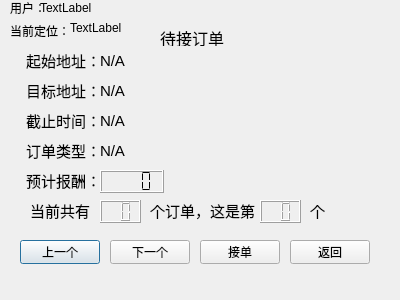
<?xml version="1.0" encoding="UTF-8"?>
<ui version="4.0">
 <class>message_view2</class>
 <widget class="QDialog" name="message_view2">
  <property name="geometry">
   <rect>
    <x>0</x>
    <y>0</y>
    <width>400</width>
    <height>300</height>
   </rect>
  </property>
  <property name="windowTitle">
   <string>Dialog</string>
  </property>
  <widget class="QLabel" name="label_7">
   <property name="geometry">
    <rect>
     <x>30</x>
     <y>200</y>
     <width>71</width>
     <height>21</height>
    </rect>
   </property>
   <property name="font">
    <font>
     <pointsize>11</pointsize>
    </font>
   </property>
   <property name="text">
    <string>当前共有</string>
   </property>
  </widget>
  <widget class="QPushButton" name="pushButton">
   <property name="geometry">
    <rect>
     <x>20</x>
     <y>240</y>
     <width>80</width>
     <height>24</height>
    </rect>
   </property>
   <property name="text">
    <string>上一个</string>
   </property>
  </widget>
  <widget class="QLabel" name="label_5">
   <property name="geometry">
    <rect>
     <x>23</x>
     <y>140</y>
     <width>81</width>
     <height>20</height>
    </rect>
   </property>
   <property name="font">
    <font>
     <pointsize>11</pointsize>
    </font>
   </property>
   <property name="text">
    <string>订单类型：</string>
   </property>
   <property name="alignment">
    <set>Qt::AlignCenter</set>
   </property>
  </widget>
  <widget class="QLabel" name="label_8">
   <property name="geometry">
    <rect>
     <x>150</x>
     <y>200</y>
     <width>171</width>
     <height>21</height>
    </rect>
   </property>
   <property name="font">
    <font>
     <pointsize>11</pointsize>
    </font>
   </property>
   <property name="text">
    <string>个订单，这是第</string>
   </property>
  </widget>
  <widget class="QLabel" name="type">
   <property name="geometry">
    <rect>
     <x>100</x>
     <y>140</y>
     <width>281</width>
     <height>21</height>
    </rect>
   </property>
   <property name="font">
    <font>
     <pointsize>11</pointsize>
    </font>
   </property>
   <property name="text">
    <string>N/A</string>
   </property>
  </widget>
  <widget class="QLCDNumber" name="total">
   <property name="geometry">
    <rect>
     <x>100</x>
     <y>200</y>
     <width>41</width>
     <height>23</height>
    </rect>
   </property>
   <property name="digitCount">
    <number>2</number>
   </property>
  </widget>
  <widget class="QLabel" name="label_6">
   <property name="geometry">
    <rect>
     <x>23</x>
     <y>170</y>
     <width>81</width>
     <height>20</height>
    </rect>
   </property>
   <property name="font">
    <font>
     <pointsize>11</pointsize>
    </font>
   </property>
   <property name="text">
    <string>预计报酬：</string>
   </property>
   <property name="alignment">
    <set>Qt::AlignCenter</set>
   </property>
  </widget>
  <widget class="QPushButton" name="pushButton_2">
   <property name="geometry">
    <rect>
     <x>110</x>
     <y>240</y>
     <width>80</width>
     <height>24</height>
    </rect>
   </property>
   <property name="text">
    <string>下一个</string>
   </property>
  </widget>
  <widget class="QLabel" name="to">
   <property name="geometry">
    <rect>
     <x>100</x>
     <y>80</y>
     <width>281</width>
     <height>21</height>
    </rect>
   </property>
   <property name="font">
    <font>
     <pointsize>11</pointsize>
    </font>
   </property>
   <property name="text">
    <string>N/A</string>
   </property>
  </widget>
  <widget class="QLCDNumber" name="No_">
   <property name="geometry">
    <rect>
     <x>260</x>
     <y>200</y>
     <width>41</width>
     <height>23</height>
    </rect>
   </property>
   <property name="digitCount">
    <number>2</number>
   </property>
  </widget>
  <widget class="QLabel" name="label_10">
   <property name="geometry">
    <rect>
     <x>10</x>
     <y>0</y>
     <width>31</width>
     <height>16</height>
    </rect>
   </property>
   <property name="text">
    <string>用户：</string>
   </property>
  </widget>
  <widget class="QLabel" name="label_2">
   <property name="geometry">
    <rect>
     <x>23</x>
     <y>50</y>
     <width>81</width>
     <height>20</height>
    </rect>
   </property>
   <property name="font">
    <font>
     <pointsize>11</pointsize>
    </font>
   </property>
   <property name="layoutDirection">
    <enum>Qt::LeftToRight</enum>
   </property>
   <property name="text">
    <string>起始地址：</string>
   </property>
   <property name="alignment">
    <set>Qt::AlignCenter</set>
   </property>
  </widget>
  <widget class="QLabel" name="label_9">
   <property name="geometry">
    <rect>
     <x>310</x>
     <y>200</y>
     <width>54</width>
     <height>21</height>
    </rect>
   </property>
   <property name="font">
    <font>
     <pointsize>11</pointsize>
    </font>
   </property>
   <property name="text">
    <string>个</string>
   </property>
  </widget>
  <widget class="QLabel" name="ddl">
   <property name="geometry">
    <rect>
     <x>100</x>
     <y>110</y>
     <width>281</width>
     <height>21</height>
    </rect>
   </property>
   <property name="font">
    <font>
     <pointsize>11</pointsize>
    </font>
   </property>
   <property name="text">
    <string>N/A</string>
   </property>
  </widget>
  <widget class="QLabel" name="label_12">
   <property name="geometry">
    <rect>
     <x>40</x>
     <y>0</y>
     <width>54</width>
     <height>16</height>
    </rect>
   </property>
   <property name="text">
    <string>TextLabel</string>
   </property>
  </widget>
  <widget class="QPushButton" name="pushButton_3">
   <property name="geometry">
    <rect>
     <x>290</x>
     <y>240</y>
     <width>80</width>
     <height>24</height>
    </rect>
   </property>
   <property name="text">
    <string>返回</string>
   </property>
  </widget>
  <widget class="QLabel" name="label_4">
   <property name="geometry">
    <rect>
     <x>23</x>
     <y>110</y>
     <width>81</width>
     <height>20</height>
    </rect>
   </property>
   <property name="font">
    <font>
     <pointsize>11</pointsize>
    </font>
   </property>
   <property name="text">
    <string>截止时间：</string>
   </property>
   <property name="alignment">
    <set>Qt::AlignCenter</set>
   </property>
  </widget>
  <widget class="QLabel" name="from">
   <property name="geometry">
    <rect>
     <x>100</x>
     <y>50</y>
     <width>291</width>
     <height>21</height>
    </rect>
   </property>
   <property name="font">
    <font>
     <pointsize>11</pointsize>
    </font>
   </property>
   <property name="text">
    <string>N/A</string>
   </property>
  </widget>
  <widget class="QLabel" name="label_3">
   <property name="geometry">
    <rect>
     <x>23</x>
     <y>80</y>
     <width>81</width>
     <height>20</height>
    </rect>
   </property>
   <property name="font">
    <font>
     <pointsize>11</pointsize>
    </font>
   </property>
   <property name="text">
    <string>目标地址：</string>
   </property>
   <property name="alignment">
    <set>Qt::AlignCenter</set>
   </property>
  </widget>
  <widget class="QLabel" name="label">
   <property name="geometry">
    <rect>
     <x>160</x>
     <y>30</y>
     <width>71</width>
     <height>16</height>
    </rect>
   </property>
   <property name="font">
    <font>
     <pointsize>12</pointsize>
    </font>
   </property>
   <property name="text">
    <string>待接订单</string>
   </property>
  </widget>
  <widget class="QPushButton" name="pushButton_4">
   <property name="geometry">
    <rect>
     <x>200</x>
     <y>240</y>
     <width>80</width>
     <height>24</height>
    </rect>
   </property>
   <property name="text">
    <string>接单</string>
   </property>
  </widget>
  <widget class="QLCDNumber" name="reward">
   <property name="geometry">
    <rect>
     <x>100</x>
     <y>170</y>
     <width>64</width>
     <height>23</height>
    </rect>
   </property>
   <property name="digitCount">
    <number>4</number>
   </property>
   <property name="segmentStyle">
    <enum>QLCDNumber::Flat</enum>
   </property>
  </widget>
  <widget class="QLabel" name="label_11">
   <property name="geometry">
    <rect>
     <x>10</x>
     <y>20</y>
     <width>61</width>
     <height>21</height>
    </rect>
   </property>
   <property name="text">
    <string>当前定位：</string>
   </property>
  </widget>
  <widget class="QLabel" name="label_13">
   <property name="geometry">
    <rect>
     <x>70</x>
     <y>20</y>
     <width>54</width>
     <height>16</height>
    </rect>
   </property>
   <property name="text">
    <string>TextLabel</string>
   </property>
  </widget>
 </widget>
 <resources/>
 <connections/>
</ui>
